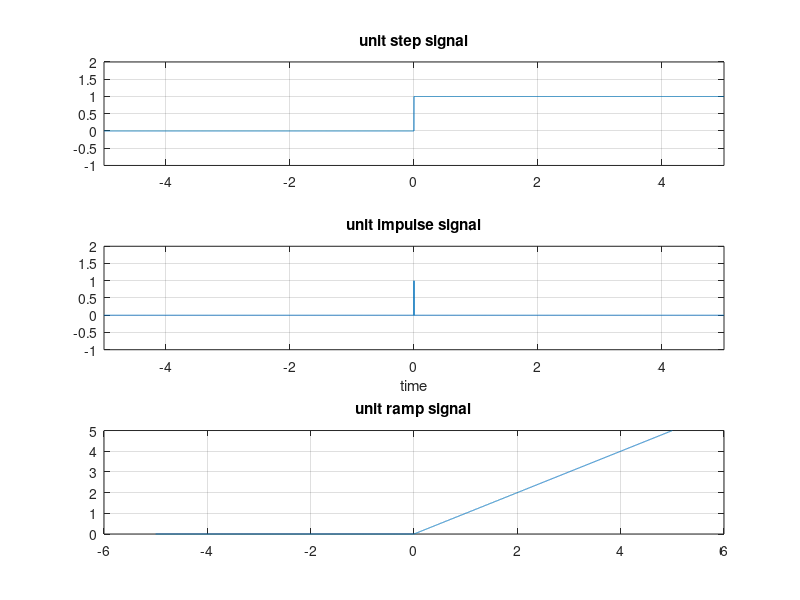
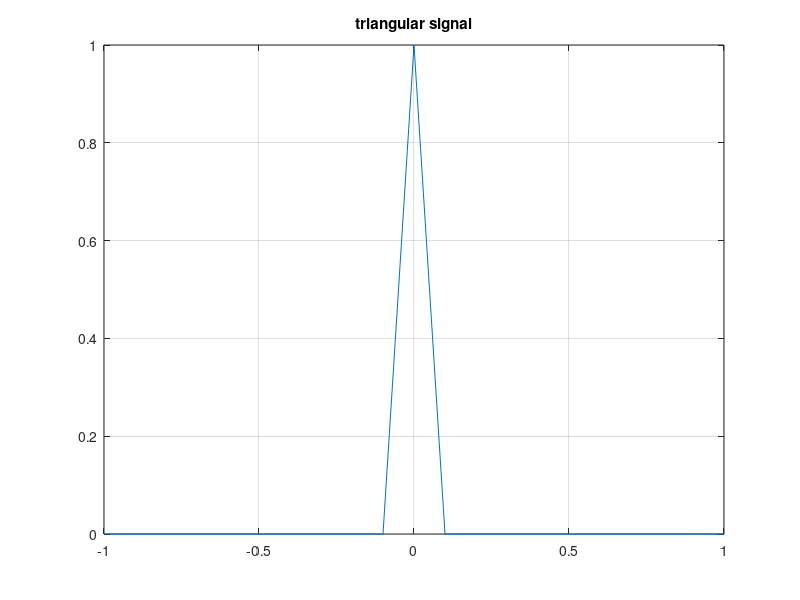
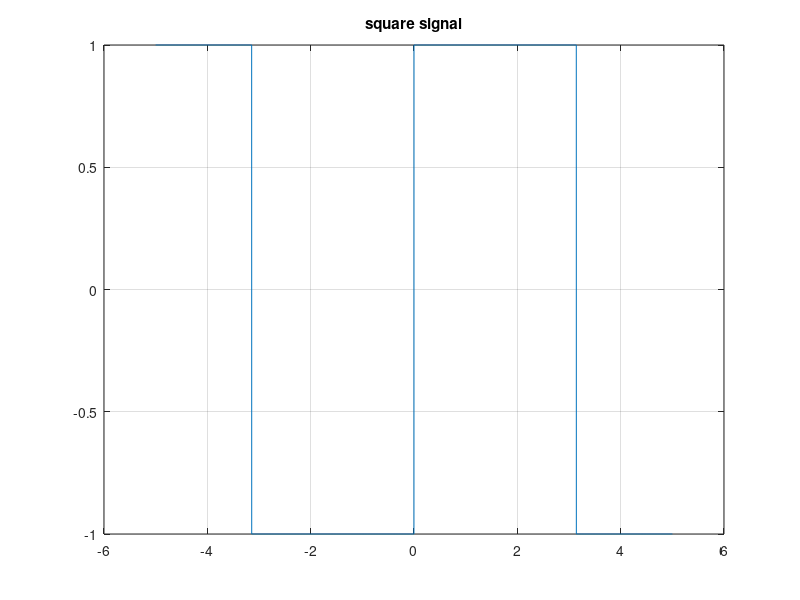
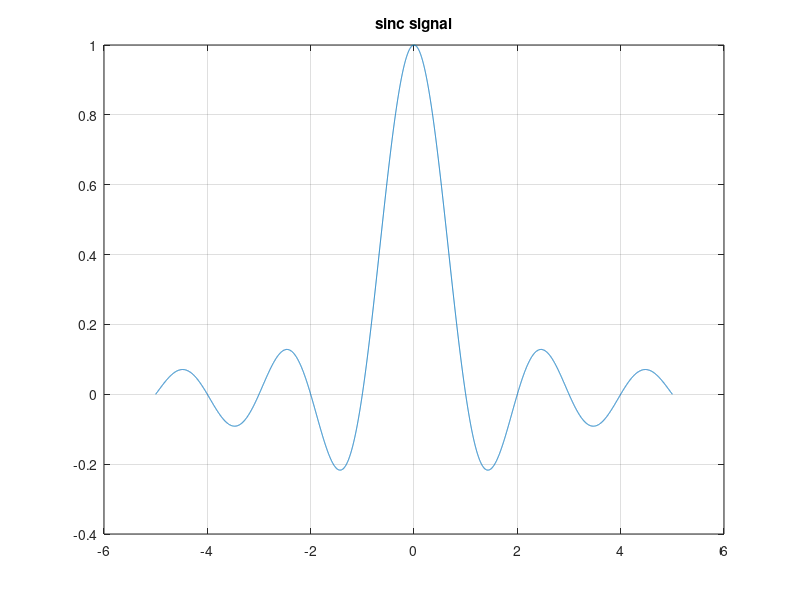

The MATLAB source for these figures, in order:
clc
clear all
close all

t=-5:0.001:5;
x1= 1;
x2= 0;

%(i) unit step signal
y1= x1.*(t>=0) + x2.*(t<0);
subplot(3,1,1)
plot(t,y1)
title("unit step signal")
axis([-5 5 -1 2]); grid on

%(ii) unit impulse signal
y2=x1.*(t==0) + x2.*(t<0 & t>0);
subplot(3,1,2)
plot(t,y2)
title("unit impulse signal")
axis([-5 5 -1 2]); grid on; xlabel('time')

%(iii) unit ramp signal
y3= t.*(t>=0) + x2.*(t<0);
subplot(3,1,3)
plot(t,y3)
title("unit ramp signal")
grid on

%(iv) triangular signal
t1=-1:0.1:1;
y4= tripuls(t1,20e-3);
figure
plot(t1,y4)
title("triangular signal")
grid on

%(v) square function
y5= square(t)
figure
plot(t,y5)
title("square signal")
grid on

%(vi) sinc function
y6= sinc(t)
figure
plot(t,y6)
title("sinc signal")
grid on

%(vii) sawtooth signal
y7= sawtooth(0.5*20*t); %0.5 indicates time period
figure
plot(t,y7)
axis([0 1 0 1]); grid on
title("sawtooth signal")
